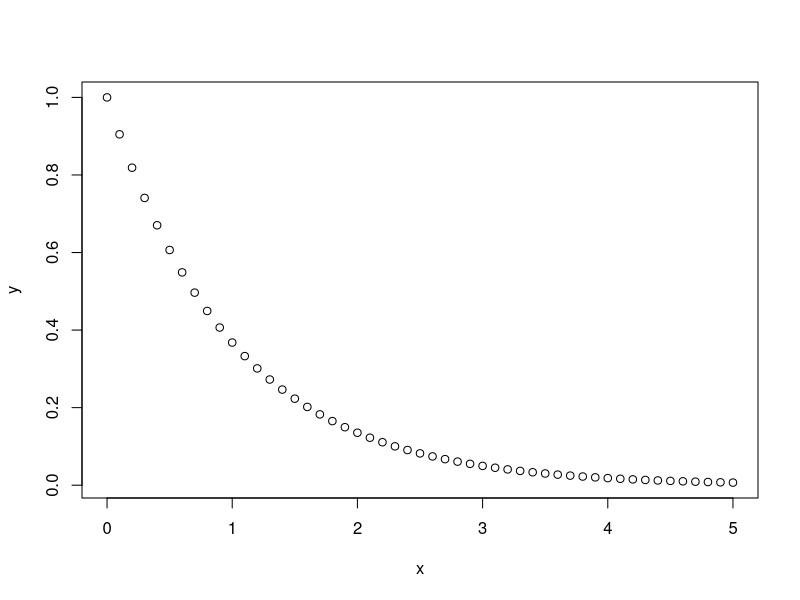
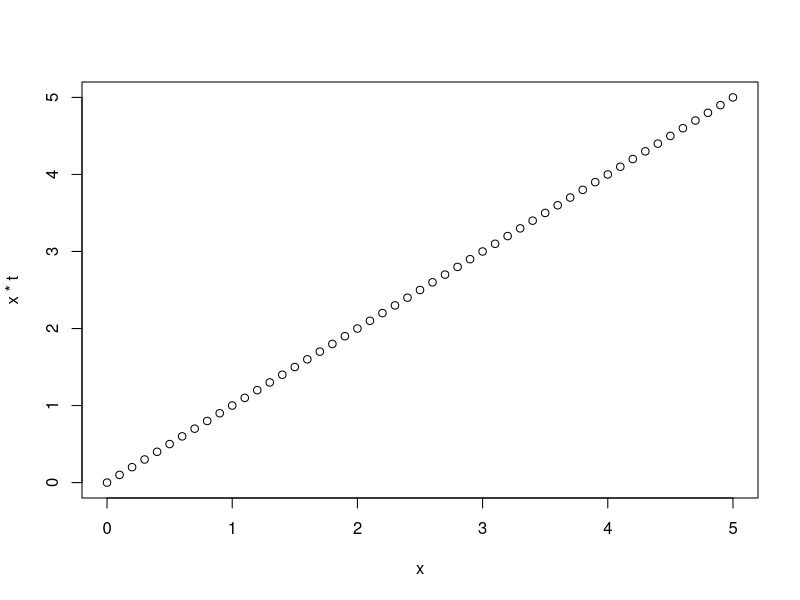

Write the R code that produced these figures, in order. (Note: this script raises an error after producing the figures.)
            # Q1.i) EXP DISTN
x<-seq(0,5,0.1);x
for(i in 1:5){
	t<-i
	y<-exp(-t*x);y
# S.F.
plot(x,y,type="p")
# HAZARD FUNCTION
plot(x,x*t)
plot.window(asp==1)
# CUMULATIVE HAZARD FUNCTION
}

            # ALT 2
#EXPON DISTN
x<-seq(0,20,0.1);x
n<-length(x)
y<-exp(-2*x);y

# S.F.
plot(x,y)

# HAZARD FUNCTION
t<-c(2)
for(i in 1:(n-1)){
  t<-c(t,2)}
plot(x,t)

# CUMULATIVE HAZARD FUNCTION
z<-2*x
plot(x,z)
#plot.window(asp=1)

# MEAN RESIDUAL LINE
mu<-0.5
plot(x,x-mu)

#QUANTILES
plot(c(1:5),quantile(rexp(1001,2)),pch=16)


          # ALT 3 (BEST)
theta<-2
x<-seq(from=0,to=10,by=0.1)
pdf<-dexp(x,rate=theta)
  #plot(x,pdf,pch=20,main="PDF of Exp")

cdf<-pexp(x,rate=theta) #lower.tail=TRUE means P(X<=x)(default)
  #plot(x,cdf,pch=20,main="CDF of Exp")
sf<-1-cdf
plot(x,sf,pch=20,main="SF of EXP",ylab="SF: S(x)")

p<-seq(0,1,0.01) #Prob seq
quan<-qexp(p,rate=theta)
plot(x,quan,pch=20,main="Quantiles of EXP",ylab="Qi's")

hx<-(pdf/sf)  #HAZARD FN
plot(x,hx,pch=20,main="Hazard Fn of Exp",ylab="HF: h(x)",ylim=c(0,4)) # !!! DOUBT ylab problem: 222222

integrand<-function(x){theta*x^0}  # !!!DOUBT for function
Hx<-c()
for(i in 1:101){
  objj<-integrate(integrand,lower=0,upper=x[i]) #unlist() or str() not reqd. over integrate
  Hx<-c(Hx,objj$value)
}
plot(x,Hx,pch=20,main="Cumulative Hazard Fn of Exp",ylab="CHF: H(x)") #axes=FALSE, ylab=""

      # ALT 4
theta<-2
x<-seq(from=0,to=10,by=0.1)
pdf<-dexp(x,rate=theta)
cdf<-pexp(x,rate=theta)
sf<-1-cdf
plot(x,sf,pch=20,main="SF of EXP",ylab="SF: S(x)")

p<-seq(0,1,0.01) #Prob seq
quan<-qexp(p,rate=theta)

hx<-(pdf/sf)  #HAZARD FN

integrand<-function(x){theta*x^0}  # !!!DOUBT for function
Hx<-c()
for(i in 1:101){
  objj<-integrate(integrand,lower=0,upper=x[i])
  Hx<-c(Hx,objj$value)
}
matplot(x,cbind(quan,hx,Hx),pch=20,main="Quantiles, HF, CHF, MRL of EXP",
        ylab="Qi, h(x), H(x), MRL",ylim=c(0.0,4.0))